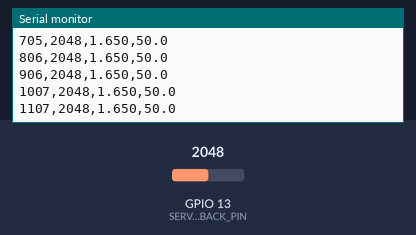
This sketch was run on a simulated ESP32. Shown: the last lines printed to the serial monitor. The test bench sets the inputs (shaded band); at power-on: GPIO 13 (SERVO_FEEDBACK_PIN) = 2048 (analog values on the 0–4095 scale).

Above: at 1.2 s.
1.3 s: GPIO 13 (SERVO_FEEDBACK_PIN) set to 2866
At 1.31 s:
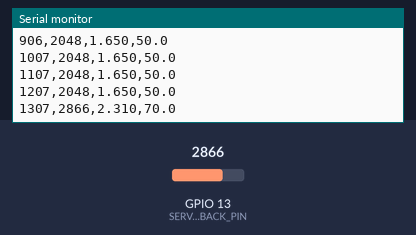
2.8 s: GPIO 13 (SERVO_FEEDBACK_PIN) set to 3603
At 2.81 s:
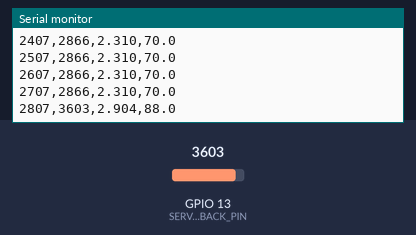
Timing chart, 0 to 5.8 s (numbered marks = the images above; inputs shaded):
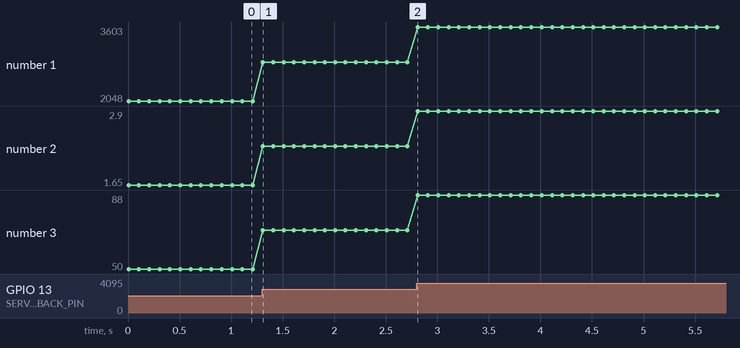

Measured:
- after the input at 1.3 s, the serial monitor: prints a new line at once (image 1)
- plotted number 1: 2048 → 2866 after the input at 1.3 s
- plotted number 2: 1.65 → 2.31 after the input at 1.3 s
- plotted number 3: 50 → 70 after the input at 1.3 s

The sketch:

main.ino
```cpp
#include <Arduino.h>

// Connect only the servo's analog feedback signal here.
// Kept strictly as an input: this firmware never generates servo PWM.
static constexpr uint8_t SERVO_FEEDBACK_PIN = 13;
static constexpr uint32_t SERIAL_BAUD = 115200;
static constexpr uint32_t PRINT_INTERVAL_MS = 100;
static constexpr uint8_t SAMPLE_COUNT = 16;
static constexpr uint16_t ADC_MAX = 4095;
static constexpr float ADC_REFERENCE_V = 3.3f;

uint16_t readAveragedFeedback() {
    uint32_t sum = 0;
    for (uint8_t i = 0; i < SAMPLE_COUNT; ++i) {
        sum += analogRead(SERVO_FEEDBACK_PIN);
    }
    return static_cast<uint16_t>(sum / SAMPLE_COUNT);
}

void setup() {
    Serial.begin(SERIAL_BAUD);
    pinMode(SERVO_FEEDBACK_PIN, INPUT);
    analogReadResolution(12);
    analogSetPinAttenuation(SERVO_FEEDBACK_PIN, ADC_11db);

    Serial.println();
    Serial.println("Passive servo feedback reader");
    Serial.println("No servo control signal is generated.");
    Serial.println("time_ms,raw,voltage_v,position_percent");
}

void loop() {
    static uint32_t nextPrintMs = 0;
    const uint32_t now = millis();

    if (static_cast<int32_t>(now - nextPrintMs) < 0) {
        return;
    }
    nextPrintMs = now + PRINT_INTERVAL_MS;

    const uint16_t raw = readAveragedFeedback();
    const float voltage = raw * ADC_REFERENCE_V / ADC_MAX;
    const float positionPercent = raw * 100.0f / ADC_MAX;

    Serial.printf("%lu,%u,%.3f,%.1f\n",
                  static_cast<unsigned long>(now), raw, voltage, positionPercent);
}
```
